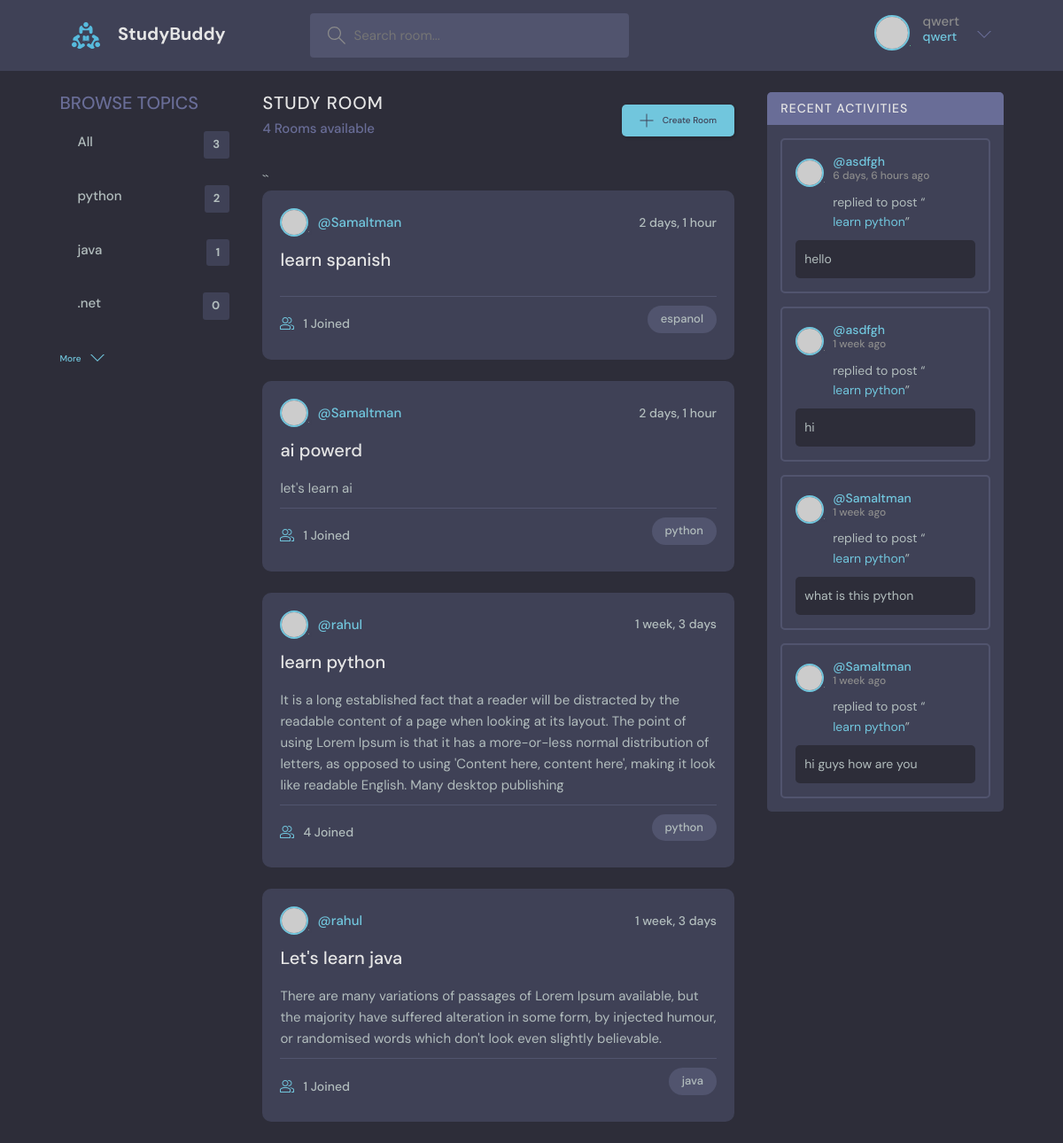
Screenshot of / (signed in) with the database file from the repository.
### base_app/models.py (models this page shows)
class Topics(models.Model):
    name = models.CharField(max_length=100)
    def __str__(self):
        return self.name

class Room(models.Model):
    host = models.ForeignKey(User, on_delete=models.CASCADE)
    participants = models.ManyToManyField(
        User, related_name='participants', blank=True)
    name = models.CharField(max_length=100)
    topic = models.ForeignKey(Topics, on_delete=models.CASCADE)
    description = models.TextField(null=True, blank=True)
    updated = models.DateTimeField(auto_now=True)
    created = models.DateTimeField(auto_now_add=True)
    class Meta:
        ordering = ['-updated', '-created']
    def __str__(self):
        return self.name

class Message(models.Model):
    user = models.ForeignKey(User, on_delete=models.CASCADE)
    room = models.ForeignKey(Room, on_delete=models.CASCADE)
    body = models.TextField()
    updated = models.DateTimeField(auto_now=True)
    created = models.DateTimeField(auto_now_add=True)
    class Meta:
        ordering = ['-updated', '-created']
    def __str__(self):
        return self.body[0:20]

### base_app/views.py (the view)
# urls.py: path('', views.index, name='home'),
def index(request):
    q = request.GET.get("q", "")
    topics = Topics.objects.all()[0:3]
    room = Room.objects.filter(
        Q(topic__name__icontains=q) |
        Q(name__icontains=q) |
        Q(description__icontains=q)
    )
    room_count = room.count()
    message_room = Message.objects.filter(
        Q(room__topic__name__icontains=q) |
        Q(user__username__icontains=q) |
        Q(body__icontains=q)
    )
    context = {"room": room,
               "topics": topics,
               "room_count": room_count,
               'message_room': message_room
               }
    return render(request, "base/index.html", context)

### template/base/index.html (shortened to what this page needs)
{% extends "base.html" %}
{% block content %}
    <main class="layout layout--3">
      <div class="container">
        {% include "base/topic_bar.html" %}
        <div class="roomList">
          <div class="roomList__header">
            <div>
              <h2>Study Room</h2>
              <p>{{room_count}} Rooms available</p>
            </div>
            <a class="btn btn--main" href='{% url "create_room" %}'>
              <svg version="1.1" xmlns="http://www.w3.org/2000/svg" width="32" height="32" viewBox="0 0 32 32">
                <title>add</title>
                <path
                  d="M16.943 0.943h-1.885v14.115h-14.115v1.885h14.115v14.115h1.885v-14.115h14.115v-1.885h-14.115v-14.115z"
                ></path>
              </svg>
              Create Room
            </a>
          </div>
          `` {% include "base/feed.html" %}
        </div>
        {% include "base/activity_bar.html" %}
      </div>
    </main>
    {% endblock content %}

### template/navbar.html (shortened to what this page needs)
{% load static %}
<header class="header header--loggedIn">
    <div class="container">
      <a href="{% url 'home' %}" class="header__logo">
        <img src='{% static "images/logo.svg" %}'>
        <h1>StudyBuddy</h1>
      </a>
      <form class="header__search" action="{% url 'home' %}" method="GET">
        <label>
          <input type="text" name="q" placeholder="Search room..."/>
        </label>
      </form>
      <nav class="header__menu">
        {% if request.user.is_authenticated %}
        <div class="header__user">
          <a href='{% url "profile_view" request.user.id %}'>
            <div class="avatar avatar--medium active">
              <img src="https://randomuser.me/api/portraits/men/37.jpg" />
            </div>
            <p>{{request.user.username}} <span>{{request.user.username}}</span></p>
          </a>
          <button class="dropdown-button">
            <svg version="1.1" xmlns="http://www.w3.org/2000/svg" width="32" height="32" viewBox="0 0 32 32">
              <title>chevron-down</title>
              <path d="M16 21l-13-13h-3l16 16 16-16h-3l-13 13z"></path>
            </svg>
          </button>
        </div>
        {% else %}
        <a href= '{% url "login" %} '>
          <img src="{% static 'images/avatar.svg' %}" />
          <p>Login</p>
        </a>
        {% endif %}
      </nav>
    </div>
  </header>

### template/base/topic_bar.html
<div class="topics">
    <div class="topics__header">
      <h2>Browse Topics</h2>
    </div>
    <ul class="topics__list">
      <li>
        <a href='{% url "home" %}'>All<span>{{topics.count}}</span></a>
      </li>
      <li>
        {% for value in topics %}
        <div>
            <a href='{% url "home" %}?q={{value.name}}'>{{value.name}}<span>{{value.room_set.all.count}}</span></a>
        </div>
    {% endfor %}
      </li>
    </ul>
    <a class="btn btn--link" href='{% url "topics" %}'>
      More
      <svg version="1.1" xmlns="http://www.w3.org/2000/svg" width="32" height="32" viewBox="0 0 32 32">
        <title>chevron-down</title>
        <path d="M16 21l-13-13h-3l16 16 16-16h-3l-13 13z"></path>
      </svg>
    </a>
  </div>

### template/base/feed.html (shortened to what this page needs)
<div>
  {% for value  in room %}
    <div class="roomListRoom">
        <div class="roomListRoom__header">
          <a href="{% url 'profile_view' value.host.id %}" class="roomListRoom__author">
            <div class="avatar avatar--small">
              <img src="https://randomuser.me/api/portraits/women/11.jpg" />
            </div>
            <span>@{{value.host.username}}</span>
          </a>
          <div class="roomListRoom__actions">
            <span>{{value.created|timesince}}</span>
          </div>
        </div>
        <div class="roomListRoom__content">
          <a href='{% url "room" value.id %}'>{{value.name}}</a>
          <p>
            {{value.description}}
          </p>
        </div>
        <div class="roomListRoom__meta">
          <a href='{% url "room" value.id %}' class="roomListRoom__joined">
            {{value.participants.all.count}} Joined
          </a>
          <p class="roomListRoom__topic">{{value.topic}}</p>
        </div>
    </div>
    {% endfor %}
  </div>

### template/base/activity_bar.html (shortened to what this page needs)
<div class="activities">
  <div class="activities__header">
    <h2>Recent Activities</h2>
  </div>
  {% for message in message_room%}
    <div class="activities__box">
      <div class="activities__boxHeader roomListRoom__header">
        <a href="{% url 'profile_view' message.user.id %}" class="roomListRoom__author">
          <div class="avatar avatar--small">
            <img src="https://randomuser.me/api/portraits/women/11.jpg" />
          </div>
          <p>
            @{{ message.user }}
            <span>{{ message.created|timesince }} ago</span>
          </p>
        </a>
      </div>
      <div class="activities__boxContent">
        <p>replied to post “<a href='{% url "room" message.room.id %}'>{{message.room}}</a>”</p>
        <div class="activities__boxRoomContent">
          {{message}}
        </div>
      </div>
    </div>
  {% endfor %}
</div>

### rows the page displays
Topics: name "python", room_set.all.count "2"
Topics: name "java", room_set.all.count "1"
Topics: name ".net", room_set.all.count "0"
Room: host.username "Samaltman", created "2 days, 1 hour", name "learn spanish", participants.all.count "1", topic "espanol"
Room: host.username "Samaltman", created "2 days, 1 hour", name "ai powerd", description "let's learn ai", participants.all.count "1", topic "python"
Room: host.username "rahul", created "1 week, 3 days", name "learn python", description "It is a long established fact that a reader will be distracted by the readable content of a page when looking at its layout. The point of using Lorem Ipsum is that it has a more-or-less normal distribution of letters, as opposed to using 'Content here, content here', making it look like readable English. Many desktop publishing", participants.all.count "4", topic "python"
Room: host.username "rahul", created "1 week, 3 days", name "Let's learn java", description "There are many variations of passages of Lorem Ipsum available, but the majority have suffered alteration in some form, by injected humour, or randomised words which don't look even slightly believable.", participants.all.count "1", topic "java"
Message: user "asdfgh", created "6 days, 6 hours", room "learn python", body "hello"
Message: user "asdfgh", created "1 week", room "learn python", body "hi"
Message: user "Samaltman", created "1 week", room "learn python", body "what is this python"
Message: user "Samaltman", created "1 week", room "learn python", body "hi guys how are you"

### other values shown
{{ request.user.username }} "qwert"
{{ topics.count }} "3"
{{ room_count }} "4"
